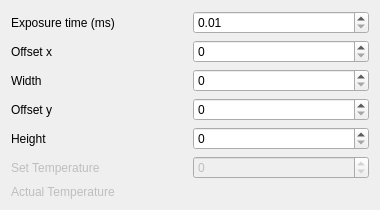
<?xml version="1.0" encoding="UTF-8"?>
<ui version="4.0">
 <class>Form</class>
 <widget class="QWidget" name="Form">
  <property name="geometry">
   <rect>
    <x>0</x>
    <y>0</y>
    <width>380</width>
    <height>200</height>
   </rect>
  </property>
  <property name="sizePolicy">
   <sizepolicy hsizetype="Fixed" vsizetype="Fixed">
    <horstretch>0</horstretch>
    <verstretch>0</verstretch>
   </sizepolicy>
  </property>
  <property name="focusPolicy">
   <enum>Qt::NoFocus</enum>
  </property>
  <property name="windowTitle">
   <string>Form</string>
  </property>
  <layout class="QGridLayout" name="gridLayout">
   <item row="4" column="0">
    <widget class="QLabel" name="label_5">
     <property name="text">
      <string>Height</string>
     </property>
    </widget>
   </item>
   <item row="4" column="1">
    <widget class="QSpinBox" name="height_input">
     <property name="maximum">
      <number>9999</number>
     </property>
     <property name="singleStep">
      <number>2</number>
     </property>
    </widget>
   </item>
   <item row="1" column="1">
    <widget class="QSpinBox" name="offset_x_input"/>
   </item>
   <item row="3" column="0">
    <widget class="QLabel" name="label_4">
     <property name="text">
      <string>Offset y</string>
     </property>
    </widget>
   </item>
   <item row="2" column="1">
    <widget class="QSpinBox" name="width_input">
     <property name="maximum">
      <number>9999</number>
     </property>
     <property name="singleStep">
      <number>8</number>
     </property>
    </widget>
   </item>
   <item row="5" column="0">
    <widget class="QLabel" name="set_temperature_label">
     <property name="enabled">
      <bool>false</bool>
     </property>
     <property name="text">
      <string>Set Temperature</string>
     </property>
    </widget>
   </item>
   <item row="0" column="1">
    <widget class="QDoubleSpinBox" name="exp_time">
     <property name="minimum">
      <double>0.010000000000000</double>
     </property>
     <property name="maximum">
      <double>2000.000000000000000</double>
     </property>
    </widget>
   </item>
   <item row="3" column="1">
    <widget class="QSpinBox" name="offset_y_input">
     <property name="maximum">
      <number>9999</number>
     </property>
    </widget>
   </item>
   <item row="0" column="0">
    <widget class="QLabel" name="label">
     <property name="text">
      <string>Exposure time (ms)</string>
     </property>
    </widget>
   </item>
   <item row="1" column="0">
    <widget class="QLabel" name="label_2">
     <property name="text">
      <string>Offset x</string>
     </property>
    </widget>
   </item>
   <item row="2" column="0">
    <widget class="QLabel" name="label_3">
     <property name="text">
      <string>Width</string>
     </property>
    </widget>
   </item>
   <item row="5" column="1">
    <widget class="QSpinBox" name="temperature_input">
     <property name="enabled">
      <bool>false</bool>
     </property>
     <property name="minimum">
      <number>-40</number>
     </property>
     <property name="maximum">
      <number>25</number>
     </property>
    </widget>
   </item>
   <item row="6" column="0">
    <widget class="QLabel" name="actual_temperature_label">
     <property name="enabled">
      <bool>false</bool>
     </property>
     <property name="text">
      <string>Actual Temperature</string>
     </property>
    </widget>
   </item>
   <item row="6" column="1">
    <widget class="QLabel" name="temperature_label">
     <property name="enabled">
      <bool>false</bool>
     </property>
     <property name="text">
      <string/>
     </property>
    </widget>
   </item>
  </layout>
 </widget>
 <resources/>
 <connections/>
</ui>
